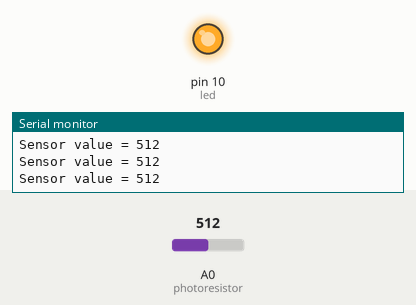
Bench run of a sketch on a simulated Arduino Uno, built with avr-gcc and run on an emulated ATmega328P. Shown: output pins drawn as LEDs (lit = HIGH), the last lines printed to the serial monitor. The inputs (shaded band) are chosen by the test bench; at power-on: A0 (photoresistor) = 512.

Above: at 1.3 s.
1.4 s: A0 (photoresistor) set to 17
2.9 s: A0 (photoresistor) set to 14
At 3.8 s:
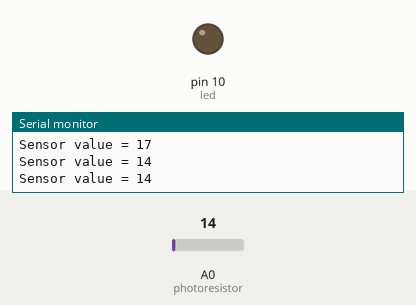
4.5 s: A0 (photoresistor) set to 122
At 5.0 s:
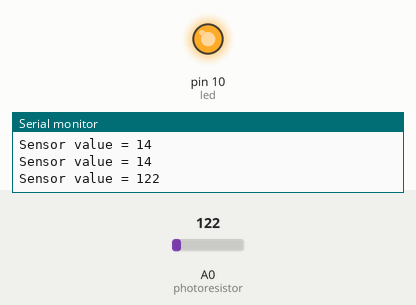
6.0 s: A0 (photoresistor) set to 5
At 7.4 s:
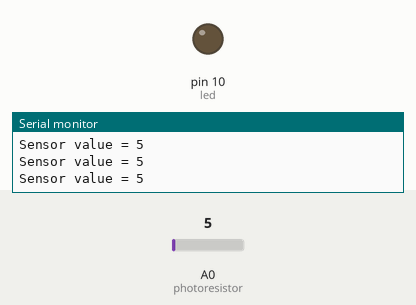
Timing chart, 0 to 8.5 s (numbered marks = the images above; inputs shaded):
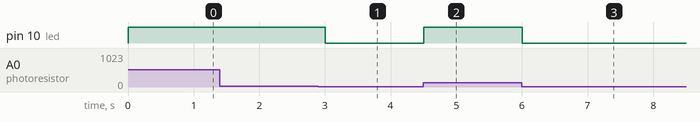

Measured:
- the behaviour switches between 16 and 15 on A0 (photoresistor) (found by bisection; images 0 and 1)
- after the input at 2.9 s, pin 10 (led): HIGH → LOW after 0.10 s
- after the input at 4.5 s, pin 10 (led): LOW → HIGH at once
- after the input at 6.0 s, pin 10 (led): HIGH → LOW at once

The sketch:

7.1_IF_photoresistor_value_more_than_512__LED_on.ino
```cpp
int led = 10;                      //using digital pin
int photoresistor = A0;            //using analog pin (pin A0 = pin 14)
int sensorvalue = 0;               //dummy variable for the sensor value with "0" as the starting value


void setup() {
  Serial.begin(9600);              //starts communcation with the serial port. We need this to obtain the reading value of the photoresistor on the serial monitor.
                                   //need to put this to see values appear in serial monitor.
                                   //Without this, the arduino will not communicate with the serial port and no readings would appear on the serial monitor.
  pinMode(led, OUTPUT);            //pin connected to the LED is defined as an output
  pinMode(photoresistor, INPUT);   //it's an input because it measures the surrounding.
                                   //Even if we don't define this, it's okay. We don't need to define the analog pin
}


void loop() {
  sensorvalue = analogRead(photoresistor);   //Reads value of photoresistor
  Serial.print("\n");                        //Inserts every reading in a new line
  Serial.print("Sensor value = ");           //Prints ""Sensor value = " in the serial monitor
  Serial.print(sensorvalue);                 //Prints the value of "sensorvalue" measured by the photoresistor

  if(sensorvalue > 15){                      //if the sensor value is higher than 15
    digitalWrite(led, HIGH);                 //the LED lights up
  }
  else{                                      //else, the LED should not light up / should be turned off
    digitalWrite(led, LOW);
  }
  delay(500);                                //Delays the rate at which the reading is taken. A result is showed every 0.5 seconds.
                                             //It's also a short break where the LED is turned on or off.
}

   //IF photoresistor value is more than 512, LED will ON
   //ELSE, LED will be OFF
```
